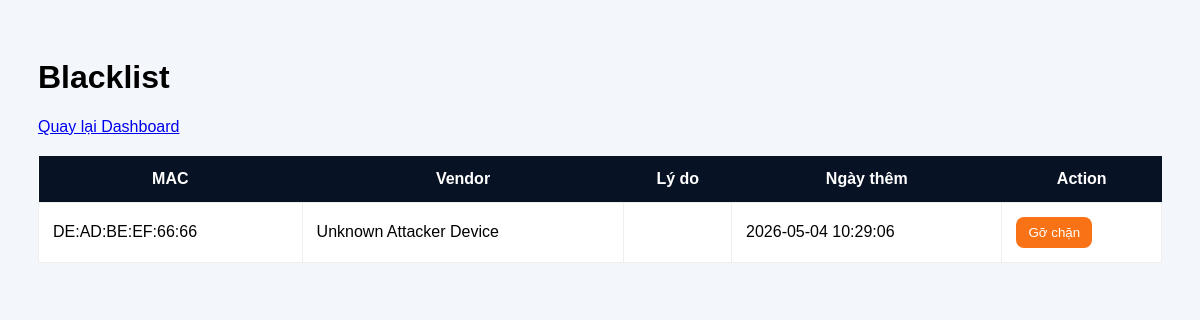
The page /blacklist (signed in) on the database its author committed.
### tables this page shows
CREATE TABLE blacklist_devices(
        id INTEGER PRIMARY KEY AUTOINCREMENT,
        mac TEXT UNIQUE,
        vendor TEXT,
        created_at TEXT
    );

### app.py (the view)
@app.route("/blacklist")
@auth
def blacklist():
    return render_template("blacklist.html", rows=get_black())

### app.py (called while the page is built)
def auth(f):
    @wraps(f)
    def wrap(*args, **kwargs):
        if not session.get("user"):
            return redirect(url_for("login"))
        return f(*args, **kwargs)
    return wrap

### database.py (called while the page is built)
def get_connection():
    conn = sqlite3.connect(DB_NAME, timeout=10, check_same_thread=False)
    conn.row_factory = sqlite3.Row
    return conn

def get_black():
    conn = get_connection()
    cur = conn.cursor()
    cur.execute("SELECT * FROM blacklist_devices ORDER BY id DESC")
    rows = cur.fetchall()
    conn.close()
    return rows

### templates/blacklist.html (shortened to what this page needs)
<!DOCTYPE html>
<html lang="vi">
<head>
</head>
<body>
<h1>Blacklist</h1>
<a href="/">Quay lại Dashboard</a>
<table>
<tr><th>MAC</th><th>Vendor</th><th>Lý do</th><th>Ngày thêm</th><th>Action</th></tr>
{% for r in rows %}
<tr>
<td>{{ r.mac }}</td>
<td>{{ r.vendor }}</td>
<td>{{ r.reason }}</td>
<td>{{ r.created_at }}</td>
<td>
<form method="POST" action="/unblock/{{ r.mac }}">
<button>Gỡ chặn</button>
</form>
</td>
</tr>
{% endfor %}
</table>
</body>
</html>

### templates/blacklist.html (style rules this page uses)
body { font-family:Arial;background:#f3f6fb;padding:30px }
a { display:inline-block;margin-bottom:20px }
table { width:100%;border-collapse:collapse;background:white }
th { background:#081225;color:white;padding:14px }
td { padding:14px;border:1px solid #eee }
button { background:#f97316;color:white;border:none;padding:8px 12px;border-radius:8px }

### rows shown on the page
blacklist_devices: mac "DE:AD:BE:EF:66:66", vendor "Unknown Attacker Device", created_at "2026-05-04 10:29:06"
